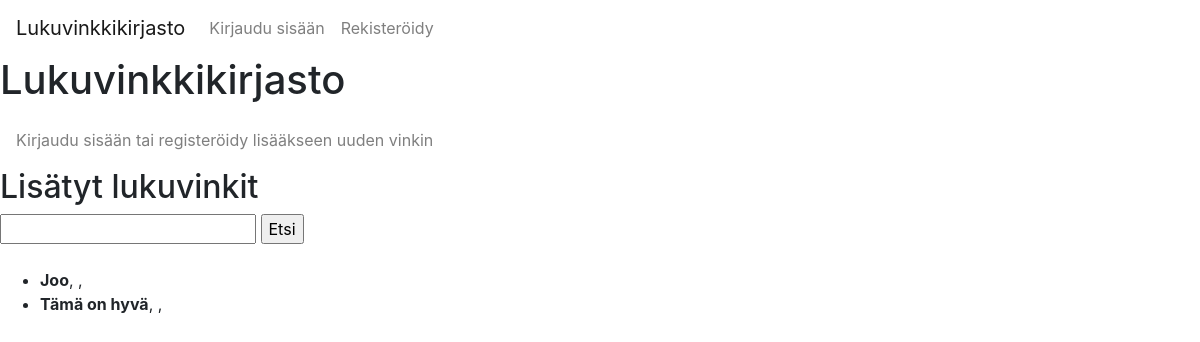
Before: / with the older database file.
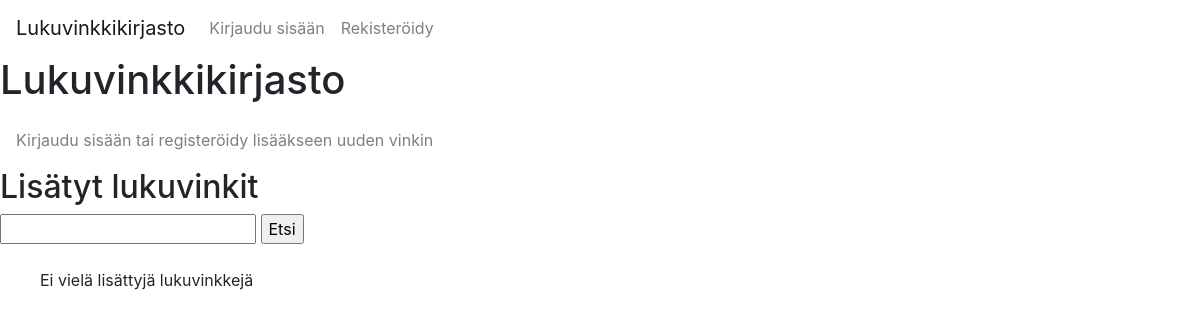
After: the same page with the newer database file.
### tables this page shows
CREATE TABLE tip (
            id INTEGER NOT NULL PRIMARY KEY,
            title TEXT NOT NULL,
            author TEXT,
            url TEXT, 
            description TEXT,
            user_id INTEGER NOT NULL REFERENCES user,
            visible BOOLEAN NOT NULL
        );

### src/routes.py (the view)
@app.route("/", methods=["GET"])
def render_index():
    tips = tip_service.get_visible_tips()
    return render_template("index.html", tips=tips)

### src/repositories/tip_repository.py (called while the page is built)
def get_tip_by_row(row):
    return Tip(row['id'], row['title'], row["author"], row['url'], \
        row['description'], row['user_id'], row['visible']) if row else None

    def get_tips(self):
        cursor = self.connection.cursor()
        sql = """SELECT id, title, author, url, description, user_id, visible FROM Tip"""
        cursor.execute(sql)
        rows = cursor.fetchall()
        return list(map(get_tip_by_row, rows))

### src/services/tip_service.py (called while the page is built)
    def get_visible_tips(self):
        tips = self._tip_repository.get_tips()
        visible_tips = [tip for tip in tips if tip.visible==1]
        return visible_tips

### src/templates/index.html (shortened to what this page needs)
{% extends "layout.html" %}
{% block body %}
<h1>Lukuvinkkikirjasto</h1>
<nav class="navbar navbar-expand-lg navbar-light">
    <ul class="navbar-nav">
      {% if session.user_id %}
      <li class="nav-item">
        <a class="nav-link" href="/add_tip">Lisää uusi vinkki</a>
      </li>
      {% else %}
      <li class="nav-item">
        <span class="navbar-text">Kirjaudu sisään tai registeröidy lisääkseen uuden vinkin</span>
      </li>
      {% endif %}
    </ul>
</nav>
<h2>Lisätyt lukuvinkit</h2>
<form action="/search" method="GET">
  <input type="text" name="search" id="search">
  <input type="submit" value="Etsi">
</form>
<br>
{% if tips %}
<form action="/" method="POST">
<ul>
    {% for tip in tips %}
      <li>
        {% if tip.url %}
        <a href="{{ tip.url }}" target=”_blank”>{{ tip.title }}</a>, {{ tip.author }}, {{ tip.description }}
        {% else %}
        <b>{{ tip.title }}</b>, {{ tip.author }}, {{ tip.description }}
        {% endif %}
      </li>
    {% endfor %}
</ul>
</form>
{% else %}
<ul>
    Ei vielä lisättyjä lukuvinkkejä
</ul>
{% endif %}
{% endblock %}

### src/templates/layout.html (shortened to what this page needs)
<!DOCTYPE html>
<html>
  <head>
    <link
      rel="stylesheet"
      href="https://cdn.jsdelivr.net/npm/bootstrap@4.5.3/dist/css/bootstrap.min.css"
>
  </head>
  <body>
    <nav class="navbar navbar-expand-lg navbar-light">
      <a class="navbar-brand" href="/">Lukuvinkkikirjasto</a>
        <ul class="navbar-nav">
          {% if session.user_id %}
          <li class="nav-item">
            <span class="navbar-text">Olet kirjautunut sisään</span>
          </li>
          <li class="nav-item">
            <a class="nav-link" href="/logout">Kirjaudu ulos</a>
          </li>
          {% else %}
          <li class="nav-item">
            <a class="nav-link" href="/login">Kirjaudu sisään</a>
          </li>
          <li class="nav-item">
            <a class="nav-link" href="/register">Rekisteröidy</a>
          </li>
          {% endif %}
        </ul>
    </nav>
    {% block body %}{% endblock %}
  </body>
</html>

Changed rows visible on the page:
removed tip: title "Joo"
removed tip: title "Tämä on hyvä"
Other visible differences:
text now shown: "Ei vielä lisättyjä lukuvinkkejä"
